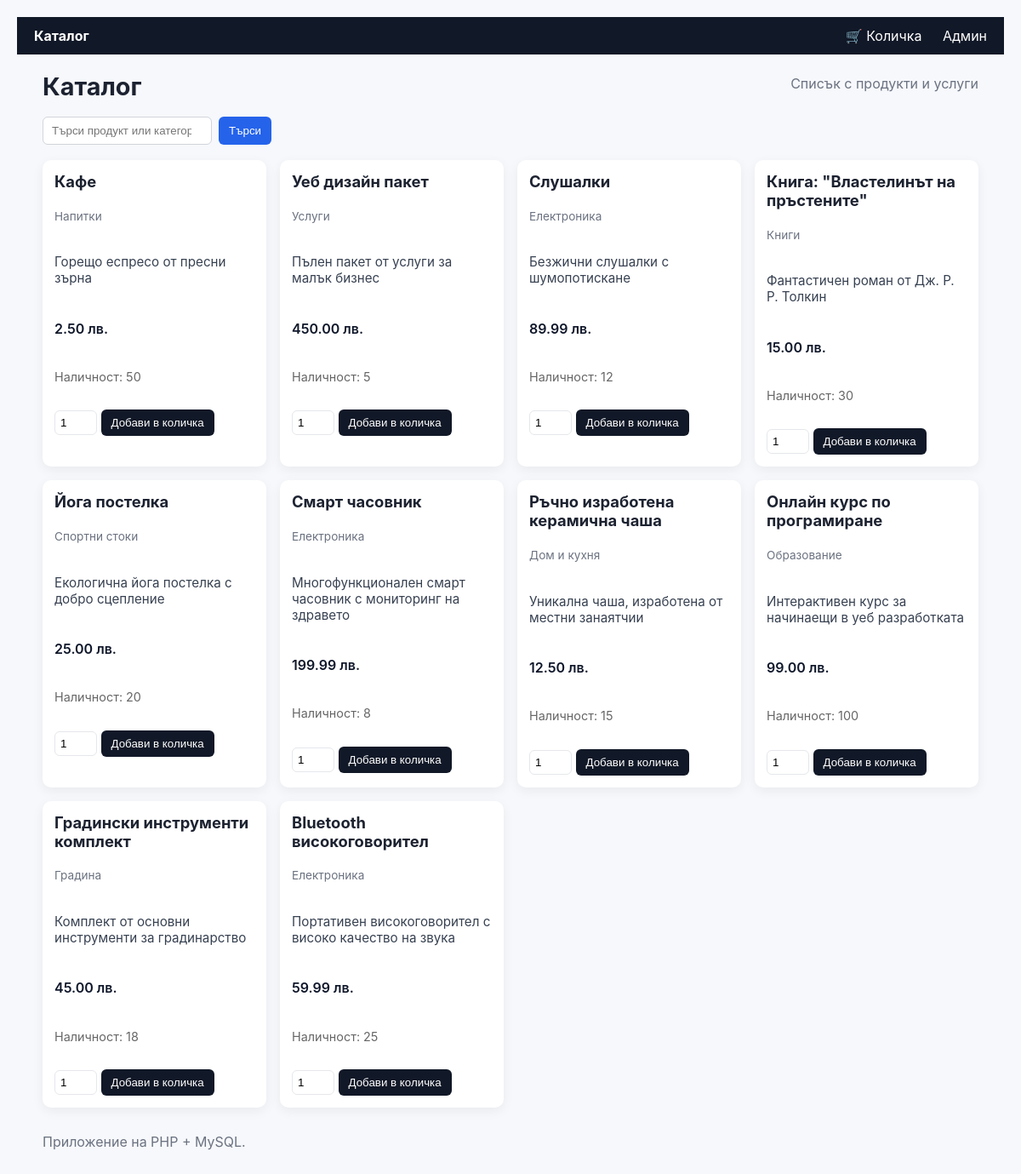
The page / on the database its author committed.
### tables this page shows
CREATE TABLE IF NOT EXISTS `products` (
  `id` int NOT NULL AUTO_INCREMENT,
  `name` varchar(255) NOT NULL,
  `description` text,
  `price` decimal(10,2) NOT NULL DEFAULT '0.00',
  `category` varchar(100) DEFAULT NULL,
  `image` varchar(255) DEFAULT NULL,
  `stock` int NOT NULL DEFAULT '10',
  `created_at` timestamp NOT NULL DEFAULT CURRENT_TIMESTAMP,
  PRIMARY KEY (`id`)
);

### index.php (the view, shortened to what this page needs)
<?php
require_once __DIR__ . '/db.php';
$user_id = isset($_SESSION['user_id']) ? $_SESSION['user_id'] : 'guest';
$cart_key = 'cart_' . $user_id;
$q = isset($_GET['q']) ? trim($_GET['q']) : '';
$term = '%' . $q . '%';
if ($q !== '') {
    $stmt = $pdo->prepare("SELECT * FROM products WHERE name LIKE :t OR description LIKE :t OR category LIKE :t ORDER BY created_at DESC");
    $stmt->execute(['t' => $term]);
} else {
    $stmt = $pdo->query("SELECT * FROM products ORDER BY created_at DESC");
}
$products = $stmt->fetchAll();
$cartCount = isset($_SESSION[$cart_key]) ? array_sum($_SESSION[$cart_key]) : 0;
?>
<!doctype html>
<html lang="bg">
<head>
    <link rel="stylesheet" href="style.css">
</head>
<body>
<div class="top-nav">
    <div><strong>Каталог</strong></div>
    <div>
        <a href="cart.php">🛒 Количка <?php if ($cartCount > 0): ?><span class="cart-badge"><?= $cartCount ?></span><?php endif; ?></a>
        <a href="login.php" style="margin-left: 20px;">Админ</a>
    </div>
</div>
<div class="container">
    <header>
        <h1>Каталог</h1>
        <p class="lead">Списък с продукти и услуги</p>
    </header>
    <div class="controls">
        <form method="get" class="search">
            <input type="search" name="q" placeholder="Търси продукт или категория..." value="<?= htmlspecialchars($q) ?>">
            <button type="submit">Търси</button>
        </form>
    </div>
    <?php if (count($products) === 0): ?>
        <p class="empty">Няма намерени продукти.</p>
    <?php else: ?>
        <div class="grid">
            <?php foreach ($products as $p): ?>
                <article class="card">
                    <div class="card-body">
                        <h2><?= htmlspecialchars($p['name']) ?></h2>
                        <p class="category"><?= htmlspecialchars($p['category']) ?></p>
                        <p class="desc"><?= nl2br(htmlspecialchars($p['description'])) ?></p>
                        <p class="price"><?= number_format($p['price'], 2) ?> лв.</p>
                        <p style="color: #666; font-size: 0.9rem;">Наличност: <?= $p['stock'] ?></p>
                        <?php if ($p['stock'] > 0): ?>
                            <form method="post" style="margin-top: 8px;">
                                <input type="number" name="qty" value="1" min="1" max="<?= $p['stock'] ?>" style="width: 50px; padding: 6px;">
                                <button class="btn" name="add_to_cart" type="submit">Добави в количка</button>
                            </form>
                        <?php else: ?>
                            <p style="color: #ef4444;">Няма в наличност</p>
                        <?php endif; ?>
                    </div>
                </article>
            <?php endforeach; ?>
        </div>
    <?php endif; ?>
    <footer>
        <p>Приложение на PHP + MySQL.</p>
    </footer>
</div>
</body>
</html>

### style.css (style rules this page uses)
* { box-sizing: border-box; }
body { font-family: Inter, Segoe UI, Arial, sans-serif; background: #f6f8fb; color: #1c2230; margin: 0; padding: 20px; }
.container { max-width: 1100px; margin: 0 auto; }
header { display: flex; align-items: flex-start; justify-content: space-between; gap: 20px; }
h1 { margin: 0; font-size: 1.8rem; }
.lead { margin: 4px 0 0; color: #6b7280; }
.controls { display: flex; justify-content: space-between; align-items: center; margin: 18px 0; }
.search { display: flex; gap: 8px; }
.search input[type="search"] { padding: 8px 10px; border: 1px solid #d1d5db; border-radius: 6px; }
.search button { padding: 8px 12px; border: none; background: #2563eb; color: white; border-radius: 6px; }
.btn { display: inline-block; padding: 8px 12px; background: #111827; color: #fff; text-decoration: none; border-radius: 6px; border: none; }
.grid { display: grid; grid-template-columns: repeat(auto-fill, minmax(260px, 1fr)); gap: 16px; }
.card { background: #fff; border-radius: 10px; box-shadow: 0 4px 14px rgba(18, 21, 26, 0.06); overflow: hidden; display: flex; flex-direction: column; }
.card-body { padding: 14px; display: flex; flex-direction: column; gap: 8px; }
.card-body h2 { margin: 0; font-size: 1.15rem; }
.category { font-size: 0.85rem; color: #6b7280; }
.desc { color: #374151; font-size: 0.95rem; }
.price { font-weight: 600; color: #0f172a; }
input, textarea { width: 100%; padding: 8px; border: 1px solid #e5e7eb; border-radius: 6px; }
footer { margin: 30px 0 60px; color: #6b7280; }

### index.php (style rules this page uses)
.top-nav { background: #111827; color: white; padding: 12px 20px; display: flex; justify-content: space-between; align-items: center; margin-bottom: 20px; }
.top-nav a { color: white; text-decoration: none; }

### rows shown on the page
products: name "Кафе", category "Напитки", description "Горещо еспресо от пресни зърна", price "2.50", stock "50"
products: name "Уеб дизайн пакет", category "Услуги", description "Пълен пакет от услуги за малък бизнес", price "450.00", stock "5"
products: name "Слушалки", category "Електроника", description "Безжични слушалки с шумопотискане", price "89.99", stock "12"
products: name "Книга: \"Властелинът на пръстените\"", category "Книги", description "Фантастичен роман от Дж. Р. Р. Толкин", price "15.00", stock "30"
products: name "Йога постелка", category "Спортни стоки", description "Екологична йога постелка с добро сцепление", price "25.00", stock "20"
products: name "Смарт часовник", category "Електроника", description "Многофункционален смарт часовник с мониторинг на здравето", price "199.99", stock "8"
products: name "Ръчно изработена керамична чаша", category "Дом и кухня", description "Уникална чаша, изработена от местни занаятчии", price "12.50", stock "15"
products: name "Онлайн курс по програмиране", category "Образование", description "Интерактивен курс за начинаещи в уеб разработката", price "99.00", stock "100"
products: name "Градински инструменти комплект", category "Градина", description "Комплект от основни инструменти за градинарство", price "45.00", stock "18"
products: name "Bluetooth високоговорител", category "Електроника", description "Портативен високоговорител с високо качество на звука", price "59.99", stock "25"
